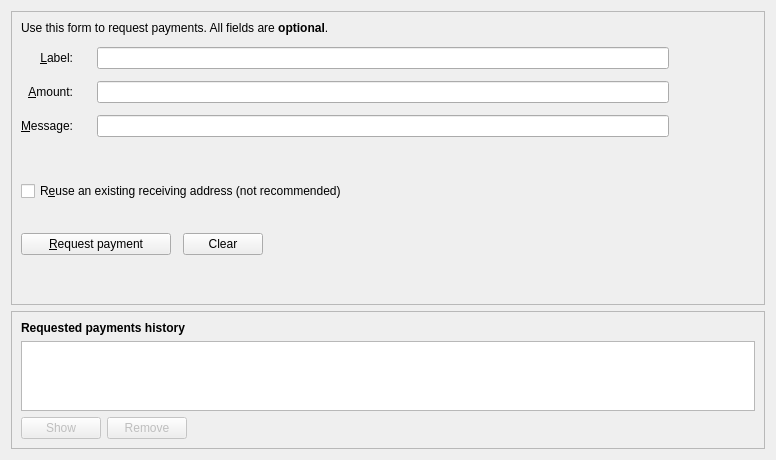
<?xml version="1.0" encoding="UTF-8"?>
<ui version="4.0">
 <class>ReceiveCoinsDialog</class>
 <widget class="QWidget" name="ReceiveCoinsDialog">
  <property name="geometry">
   <rect>
    <x>0</x>
    <y>0</y>
    <width>776</width>
    <height>364</height>
   </rect>
  </property>
  <layout class="QVBoxLayout" name="verticalLayout" stretch="0,0,1">
   <item>
    <widget class="QFrame" name="frame2">
     <property name="sizePolicy">
      <sizepolicy hsizetype="Preferred" vsizetype="Expanding">
       <horstretch>0</horstretch>
       <verstretch>0</verstretch>
      </sizepolicy>
     </property>
     <property name="frameShape">
      <enum>QFrame::StyledPanel</enum>
     </property>
     <property name="frameShadow">
      <enum>QFrame::Sunken</enum>
     </property>
     <layout class="QHBoxLayout" name="hwrapper">
     <item>
     <layout class="QVBoxLayout" name="verticalLayout_3">
      <item>
       <layout class="QGridLayout" name="gridLayout">
        <property name="spacing">
          <number>12</number>
        </property>
        
        <item row="7" column="0">
         <widget class="QLabel" name="label_4">
          <property name="text">
           <string/>
          </property>
         </widget>
        </item>
        <item row="6" column="0">
         <widget class="QLabel" name="label_message">
          <property name="toolTip">
           <string>An optional message to attach to the payment request, which will be displayed when the request is opened. Note: The message will not be sent with the payment over the Bitcoin network.</string>
          </property>
          <property name="text">
           <string>&amp;Message:</string>
          </property>
          <property name="alignment">
           <set>Qt::AlignRight|Qt::AlignTrailing|Qt::AlignVCenter</set>
          </property>
          <property name="buddy">
           <cstring>reqMessage</cstring>
          </property>
         </widget>
        </item>
        <item row="4" column="2">
         <widget class="QLineEdit" name="reqLabel">
          <property name="toolTip">
           <string>An optional label to associate with the new receiving address.</string>
          </property>
         </widget>
        </item>
        <item row="6" column="2">
         <widget class="QLineEdit" name="reqMessage">
          <property name="toolTip">
           <string>An optional message to attach to the payment request, which will be displayed when the request is opened. Note: The message will not be sent with the payment over the Bitcoin network.</string>
          </property>
         </widget>
        </item>
        <item row="2" column="0" colspan="3">
         <widget class="QLabel" name="label_5">
          <property name="text">
           <string>Use this form to request payments. All fields are &lt;b&gt;optional&lt;/b&gt;.</string>
          </property>
         </widget>
        </item>
        <item row="4" column="0">
         <widget class="QLabel" name="label_label">
          <property name="toolTip">
           <string>An optional label to associate with the new receiving address.</string>
          </property>
          <property name="text">
           <string>&amp;Label:</string>
          </property>
          <property name="alignment">
           <set>Qt::AlignRight|Qt::AlignTrailing|Qt::AlignVCenter</set>
          </property>
          <property name="buddy">
           <cstring>reqLabel</cstring>
          </property>
         </widget>
        </item>
        <item row="5" column="0">
         <widget class="QLabel" name="label_amount">
          <property name="toolTip">
           <string>An optional amount to request. Leave this empty or zero to not request a specific amount.</string>
          </property>
          <property name="text">
           <string>&amp;Amount:</string>
          </property>
          <property name="alignment">
           <set>Qt::AlignRight|Qt::AlignTrailing|Qt::AlignVCenter</set>
          </property>
          <property name="buddy">
           <cstring>reqAmount</cstring>
          </property>
         </widget>
        </item>
        <item row="5" column="2">
         <widget class="BitcoinAmountField" name="reqAmount">
          <property name="minimumSize">
           <size>
            <width>80</width>
            <height>0</height>
           </size>
          </property>
          <property name="toolTip">
           <string>An optional amount to request. Leave this empty or zero to not request a specific amount.</string>
          </property>
         </widget>
        </item>
        <item row="7" column="2" >
           <spacer name="horizontalSpacer">
            <property name="orientation">
             <enum>Qt::Horizontal</enum>
            </property>
            <property name="sizeHint" stdset="0">
             <size>
              <width>10</width>
              <height>20</height>
             </size>
            </property>
           </spacer>
        </item>
        <item row="8" column="0" colspan="3">
         <widget class="QCheckBox" name="reuseAddress">
          <property name="toolTip">
           <string>Reuse one of the previously used receiving addresses. Reusing addresses has security and privacy issues. Do not use this unless re-generating a payment request made before.</string>
          </property>
          <property name="text">
           <string>R&amp;euse an existing receiving address (not recommended)</string>
          </property>
         </widget>
        </item>
        <item row="9" column="2" >
           <spacer name="horizontalSpacer">
            <property name="orientation">
             <enum>Qt::Horizontal</enum>
            </property>
            <property name="sizeHint" stdset="0">
             <size>
              <width>40</width>
              <height>20</height>
             </size>
            </property>
           </spacer>
        </item>
         <item row="11" column="2" >
           <spacer name="horizontalSpacer">
            <property name="orientation">
             <enum>Qt::Horizontal</enum>
            </property>
            <property name="sizeHint" stdset="0">
             <size>
              <width>40</width>
              <height>40</height>
             </size>
            </property>
           </spacer>
        </item>
        <item row="10" column="0" colspan="3">
         <layout class="QHBoxLayout" name="horizontalLayout">
          <item>
           <widget class="QPushButton" name="receiveButton">
            <property name="minimumSize">
             <size>
              <width>150</width>
              <height>0</height>
             </size>
            </property>
            <property name="text">
             <string>&amp;Request payment</string>
            </property>
            <property name="icon">
             <iconset resource="../bitcoin.qrc">
              <normaloff>:/icons/receiving_addresses</normaloff>:/icons/receiving_addresses</iconset>
            </property>
           </widget>
          </item>
          <item>
           <widget class="QPushButton" name="clearButton">
            <property name="sizePolicy">
             <sizepolicy hsizetype="Minimum" vsizetype="Fixed">
              <horstretch>0</horstretch>
              <verstretch>0</verstretch>
             </sizepolicy>
            </property>
            <property name="toolTip">
             <string>Clear all fields of the form.</string>
            </property>
            <property name="text">
             <string>Clear</string>
            </property>
            <property name="icon">
             <iconset resource="../bitcoin.qrc">
              <normaloff>:/icons/remove</normaloff>:/icons/remove</iconset>
            </property>
            <property name="autoDefault">
             <bool>false</bool>
            </property>
           </widget>
          </item>
          <item>
           <spacer name="horizontalSpacer">
            <property name="orientation">
             <enum>Qt::Horizontal</enum>
            </property>
            <property name="sizeHint" stdset="0">
             <size>
              <width>40</width>
              <height>20</height>
             </size>
            </property>
           </spacer>
          </item>
         </layout>
        </item>
       </layout>
      </item>
     </layout>
     </item>
     <item>
        <widget class="QWidget" name="rightSpacer">
          <property name="minimumSize">
           <size>
            <width>80</width>
            <height>40</height>
           </size>
          </property>
          <property name="maximumSize">
           <size>
            <width>80</width>
            <height>40</height>
           </size>
          </property>
        </widget>
      </item>
     </layout>
    </widget>
   </item>
   <item>
    <spacer name="verticalSpacer_2">
     <property name="orientation">
      <enum>Qt::Vertical</enum>
     </property>
     <property name="sizeHint" stdset="0">
      <size>
       <width>20</width>
       <height>10</height>
      </size>
     </property>
    </spacer>
   </item>
   <item>
    <widget class="QFrame" name="frame">
     <property name="sizePolicy">
      <sizepolicy hsizetype="Preferred" vsizetype="Expanding">
       <horstretch>0</horstretch>
       <verstretch>0</verstretch>
      </sizepolicy>
     </property>
     <property name="frameShape">
      <enum>QFrame::StyledPanel</enum>
     </property>
     <property name="frameShadow">
      <enum>QFrame::Raised</enum>
     </property>
     <layout class="QVBoxLayout" name="verticalLayout_2">
      <item>
       <widget class="QLabel" name="label_6">
        <property name="font">
         <font>
          <weight>75</weight>
          <bold>true</bold>
         </font>
        </property>
        <property name="text">
         <string>Requested payments history</string>
        </property>
       </widget>
      </item>
      <item>
       <widget class="QTableView" name="recentRequestsView">
        <property name="contextMenuPolicy">
         <enum>Qt::CustomContextMenu</enum>
        </property>
        <property name="tabKeyNavigation">
         <bool>false</bool>
        </property>
        <property name="sortingEnabled">
         <bool>true</bool>
        </property>
       </widget>
      </item>
      <item>
       <layout class="QHBoxLayout" name="horizontalLayout_2">
        <item>
         <widget class="QPushButton" name="showRequestButton">
          <property name="enabled">
           <bool>false</bool>
          </property>
          <property name="toolTip">
           <string>Show the selected request (does the same as double clicking an entry)</string>
          </property>
          <property name="text">
           <string>Show</string>
          </property>
          <property name="icon">
           <iconset resource="../bitcoin.qrc">
            <normaloff>:/icons/edit</normaloff>:/icons/edit</iconset>
          </property>
          <property name="autoDefault">
           <bool>false</bool>
          </property>
         </widget>
        </item>
        <item>
         <widget class="QPushButton" name="removeRequestButton">
          <property name="enabled">
           <bool>false</bool>
          </property>
          <property name="toolTip">
           <string>Remove the selected entries from the list</string>
          </property>
          <property name="text">
           <string>Remove</string>
          </property>
          <property name="icon">
           <iconset resource="../bitcoin.qrc">
            <normaloff>:/icons/remove</normaloff>:/icons/remove</iconset>
          </property>
          <property name="autoDefault">
           <bool>false</bool>
          </property>
         </widget>
        </item>
        <item>
         <spacer name="horizontalSpacer_2">
          <property name="orientation">
           <enum>Qt::Horizontal</enum>
          </property>
          <property name="sizeHint" stdset="0">
           <size>
            <width>40</width>
            <height>20</height>
           </size>
          </property>
         </spacer>
        </item>
       </layout>
      </item>
     </layout>
    </widget>
   </item>
  </layout>
 </widget>
 <customwidgets>
  <customwidget>
   <class>BitcoinAmountField</class>
   <extends>QLineEdit</extends>
   <header>bitcoinamountfield.h</header>
   <container>1</container>
  </customwidget>
 </customwidgets>
 <tabstops>
  <tabstop>reqLabel</tabstop>
  <tabstop>reqAmount</tabstop>
  <tabstop>reqMessage</tabstop>
  <tabstop>reuseAddress</tabstop>
  <tabstop>receiveButton</tabstop>
  <tabstop>clearButton</tabstop>
  <tabstop>recentRequestsView</tabstop>
  <tabstop>showRequestButton</tabstop>
  <tabstop>removeRequestButton</tabstop>
 </tabstops>
 <resources>
  <include location="../bitcoin.qrc"/>
 </resources>
 <connections/>
</ui>
